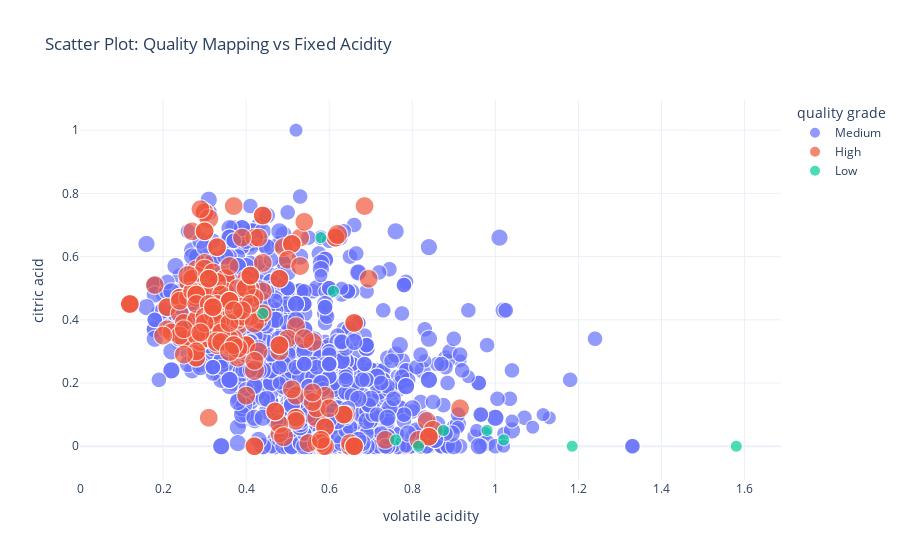

The cell this chart's notebook holds for it:
### Code cell
# Create the scatter plot
fig = px.scatter(df_quality_labeled, 
                 x='volatile acidity', 
                 y='citric acid', 
                 color='quality grade', 
                 size='quality',
                 title='Scatter Plot: Quality Mapping vs Fixed Acidity',
                 template='plotly_white')

# Show the plot
fig.show()

### Figure 1 — Plotly figure (JSON) as saved in the notebook; plotly's stock layout.template omitted (floating-point values rounded to 4 significant figures; data arrays with more than 128 entries replaced by an {"elided": "..."} marker saying what was removed)
{"data": [{"hovertemplate": "quality grade=Medium<br>volatile acidity=%{x}<br>citric acid=%{y}<br>quality=%{marker.size}<extra></extra>", "legendgroup": "Medium", "marker": {"color": "#636efa", "size": {"elided": "1372 int values"}, "sizemode": "area", "sizeref": 0.02, "symbol": "circle"}, "mode": "markers", "name": "Medium", "showlegend": true, "type": "scattergl", "x": {"elided": "1372 float values"}, "xaxis": "x", "y": {"elided": "1372 float values"}, "yaxis": "y"}, {"hovertemplate": "quality grade=High<br>volatile acidity=%{x}<br>citric acid=%{y}<br>quality=%{marker.size}<extra></extra>", "legendgroup": "High", "marker": {"color": "#EF553B", "size": {"elided": "217 int values"}, "sizemode": "area", "sizeref": 0.02, "symbol": "circle"}, "mode": "markers", "name": "High", "showlegend": true, "type": "scattergl", "x": {"elided": "217 float values"}, "xaxis": "x", "y": {"elided": "217 float values"}, "yaxis": "y"}, {"hovertemplate": "quality grade=Low<br>volatile acidity=%{x}<br>citric acid=%{y}<br>quality=%{marker.size}<extra></extra>", "legendgroup": "Low", "marker": {"color": "#00cc96", "size": [3, 3, 3, 3, 3, 3, 3, 3, 3, 3], "sizemode": "area", "sizeref": 0.02, "symbol": "circle"}, "mode": "markers", "name": "Low", "showlegend": true, "type": "scattergl", "x": [0.58, 0.61, 1.185, 0.44, 1.02, 1.58, 0.815, 0.98, 0.875, 0.76], "xaxis": "x", "y": [0.66, 0.49, 0, 0.42, 0.02, 0, 0, 0.05, 0.05, 0.02], "yaxis": "y"}], "layout": {"legend": {"itemsizing": "constant", "title": {"text": "quality grade"}, "tracegroupgap": 0}, "title": {"text": "Scatter Plot: Quality Mapping vs Fixed Acidity"}, "xaxis": {"anchor": "y", "domain": [0, 1], "title": {"text": "volatile acidity"}}, "yaxis": {"anchor": "x", "domain": [0, 1], "title": {"text": "citric acid"}}}}
